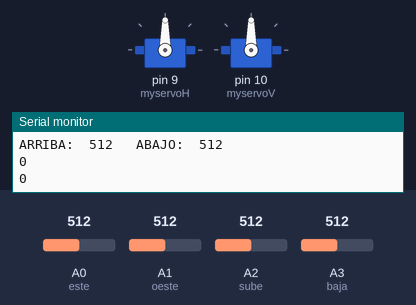
Recording of a sketch running on a simulated Arduino Uno, built with avr-gcc and run on an emulated ATmega328P. Shown: 2 × servo, the last lines printed to the serial monitor. Inputs (shaded band) come from the test bench; at power-on: A0 (este) = 512, A2 (sube) = 512, A3 (baja) = 512, A1 (oeste) = 512.

Above: at 7.2 s.
7.3 s: A0 (este) set to 716
At 11.4 s:
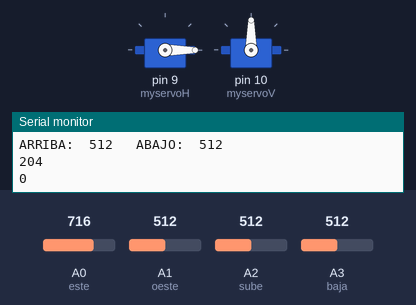
11.7 s: A2 (sube) set to 716
At 14.8 s:
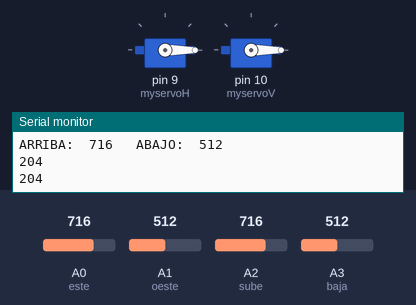
15.9 s: A2 (sube) set to 30
At 20.1 s:
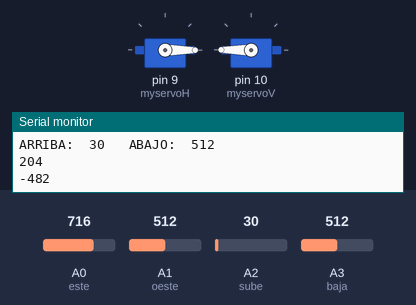
20.3 s: A3 (baja) set to 716
24.7 s: A3 (baja) set to 30
At 26.3 s:
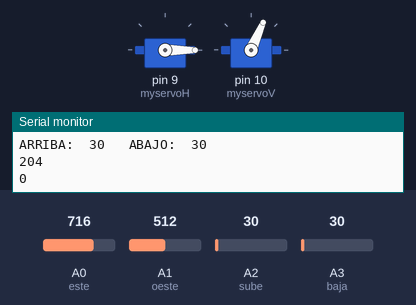
26.9 s: A3 (baja) set to 992
At 30.2 s:
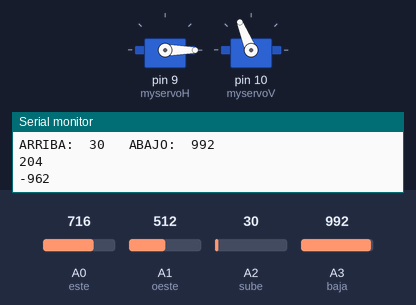
Timing chart, 0 to 33.9 s (numbered marks = the images above; inputs shaded):
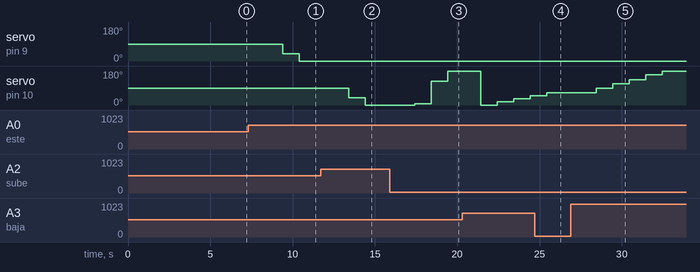

The sketch:

Girasol.ino
```cpp
/*
proyecto GIRASOL
Flavio Ragazzi enero 2015
Como esta experiencia esta realizada en el hemisferio Sur debe orientarse para que la posición 90 del servomotor Horizontal apunte hacia el Norte.
Deberá invertise segun el hemisferio donde se realice.
Componentes
SENSORES 4 LDR conectados a entradas analogicas desde A0 hasta A3
ACTUADORES 2 servomotores uno para movimiento horizontal Este_Oeste (Servo 2) y el segundo para elevacion (servo1)
Adafruit Motor/Stepper/Servo Shield (puede obviarse)
lse incluye libreria Servo.h (para ser usada con el shield anterior)
*/
// se declara variables  para las entradas analogicas de los LDR
  int este=0;
  int oeste =1;
  int sube=2;
  int baja=3;
  int pos =90; //posición inicial del servomotor, NORTE
  int alt=90; // posición inicial del servomotor, nivel cero, horizontal
  int tolerancia =3; //define la tolerancia entre las diferencia de lecturas en cada eje

#include <Servo.h>  //se incluye libreria
 Servo myservoH;     // se crea objeto "myservoH"horizontal
 Servo myservoV;  // se crea objeto "myservoV"vertical

void setup(){
  Serial.begin (9600);
  myservoH.attach(9);      //declaracion de la salida de la señal
 myservoV.attach(10);  //declaracion de la salida de la señal
  myservoH.write(pos);     // se ubica el motor al NORTE
    delay(1000);        //espera de inicio entre los servos
  myservoV.write(alt);  // se ubica el motor en nivel cero
  delay(5000);  //delay para dar tiempo y orientar al norte los sensores
}

void loop(){
 //sensa los LDR
  int val_e= analogRead(este);
  int val_o=analogRead(oeste);
   int val_s =analogRead(sube);
   int val_b =analogRead(baja);
   //imprime lectura
  Serial.print ("OESTE:  ");
  Serial.print (val_o);
  Serial.print("   ");
  Serial.print ("ESTE:  ");
  Serial.println (val_e);

  Serial.print ("ARRIBA:  ");
  Serial.print (val_s);
  Serial.print("   ");
  Serial.print ("ABAJO:  ");
  Serial.println (val_b);


  //se hace la diferencia entre las lecturas en cada uno de los ejes
  int difH= val_e-val_o;
  Serial.println (difH);
  int difV= val_s-val_b;
  Serial.println (difV);
  delay (1000);

//se toma la desicion de girar  al Este o al Oeste hasta que no haya diferencia de lecturas
  if (difH>tolerancia){
  pos = pos-(difH/4);
  myservoH.write (pos);
}
else {
  if(difH<-tolerancia){
  pos = pos+(-difH/4);
  myservoH.write (pos);
}
 delay (200);
 }
// se toma la desicion de subir o bajar hasta que no haya diferencia de lecturas
  if (difV>tolerancia){
    alt = alt-(difV/4);
    myservoV.write (alt);
}
else {
  if(difV<-tolerancia){
  alt = alt+(-difV/4);
  myservoV.write (alt);
}
 }
}
```

Measured:
- after the input at 7.3 s, servo on pin 9 (myservoH): 90° → 39° after 2.1 s, → 0° 1.0 s later
- after the input at 11.7 s, servo on pin 10 (myservoV): 90° → 39° after 1.7 s, → 0° 1.0 s later
- after the input at 15.9 s, servo on pin 10 (myservoV): 0° → 6° after 1.5 s, → 126° 1.0 s later, → 180° 1.0 s later
- after the input at 24.7 s, servo on pin 10 (myservoV): goes on until 25.4 s, then stays 66°
- after the input at 26.9 s, servo on pin 10 (myservoV): moves from 66° to 180° over 4.0 s, starting after 1.5 s
